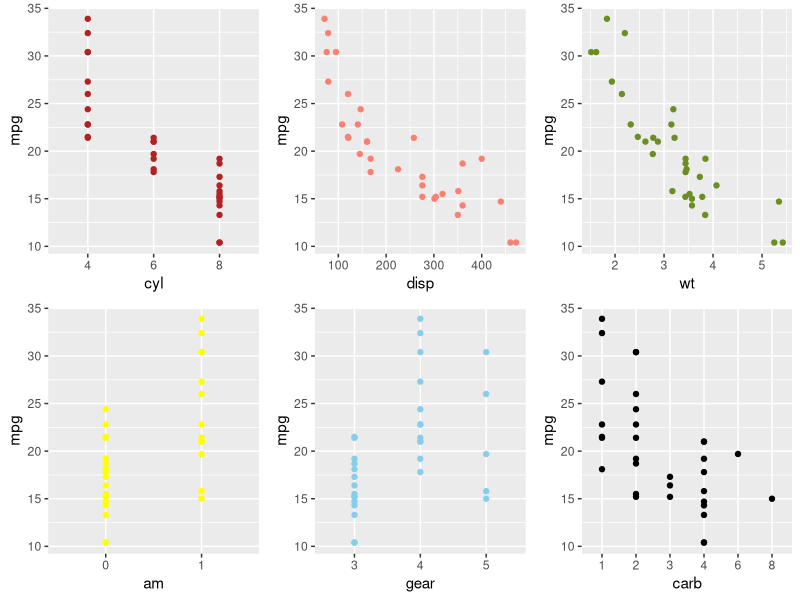
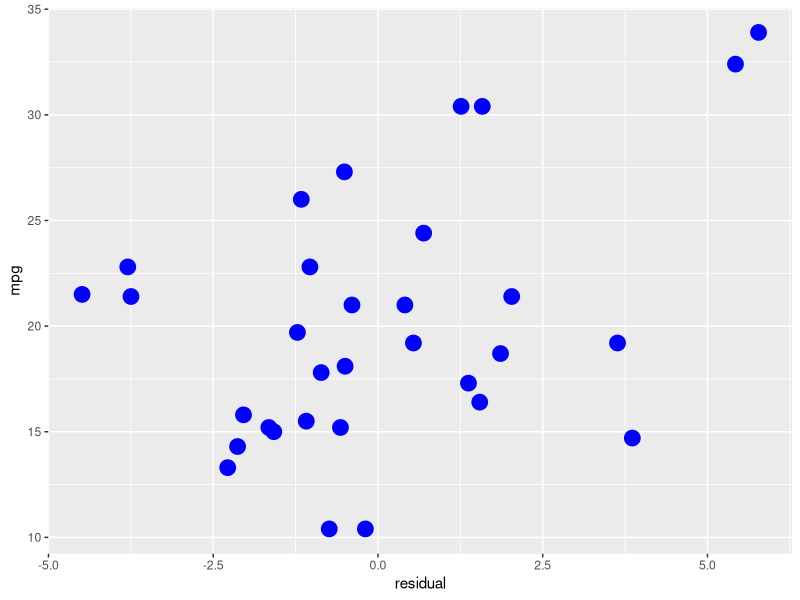

Generate these figures, in order, with R:
## ---- chunk 1
str(mtcars)

mtcars$am <- factor(mtcars$am)
mtcars$cyl <- factor(mtcars$cyl)
mtcars$gear <- factor(mtcars$gear)
mtcars$carb <- factor(mtcars$carb)
## ---- chunk 2
head(mtcars)
## ---- chunk 3
library(ggplot2)
cylPlot <- ggplot(mtcars, aes(y=mpg, x=cyl))
cylPlot <- cylPlot + geom_point(color="firebrick")

dispPlot <- ggplot(mtcars, aes(y=mpg, x=disp))
dispPlot <- dispPlot + geom_point(color="salmon")

wtPlot <- ggplot(mtcars, aes(y=mpg, x=wt))
wtPlot <- wtPlot + geom_point(color="olivedrab")

amPlot <- ggplot(mtcars, aes(y=mpg, x=am))
amPlot <- amPlot + geom_point(color="yellow")

gearPlot <- ggplot(mtcars, aes(y=mpg, x=gear))
gearPlot <- gearPlot + geom_point(color="skyblue")

carbPlot <- ggplot(mtcars, aes(y=mpg, x=carb))
carbPlot <- carbPlot + geom_point(color="black")

library(grid)

pushViewport(viewport(layout = grid.layout(2, 3)))
print(cylPlot, vp = viewport(layout.pos.row = 1, layout.pos.col = 1))
print(dispPlot, vp = viewport(layout.pos.row = 1, layout.pos.col = 2))
print(wtPlot, vp = viewport(layout.pos.row = 1, layout.pos.col = 3))

print(amPlot, vp = viewport(layout.pos.row = 2, layout.pos.col = 1))
print(gearPlot, vp = viewport(layout.pos.row = 2, layout.pos.col = 2))
print(carbPlot, vp = viewport(layout.pos.row = 2, layout.pos.col = 3))
## ---- chunk 4
summary(lm(mpg ~ ., data=mtcars))$coefficients

summary(lm(mpg ~ wt, data=mtcars))$coefficients

model <- lm(mpg ~ wt + cyl + am, data=mtcars)
summary(model)$coefficients
## ---- chunk 5
r <- resid(model)
df <- data.frame(mtcars$mpg, r)
colnames(df) <- c("mpg", "residual")
g <- ggplot(data=df, aes(y=mpg, x=residual))
g <- g + geom_point(size=5, colour="blue")
g
